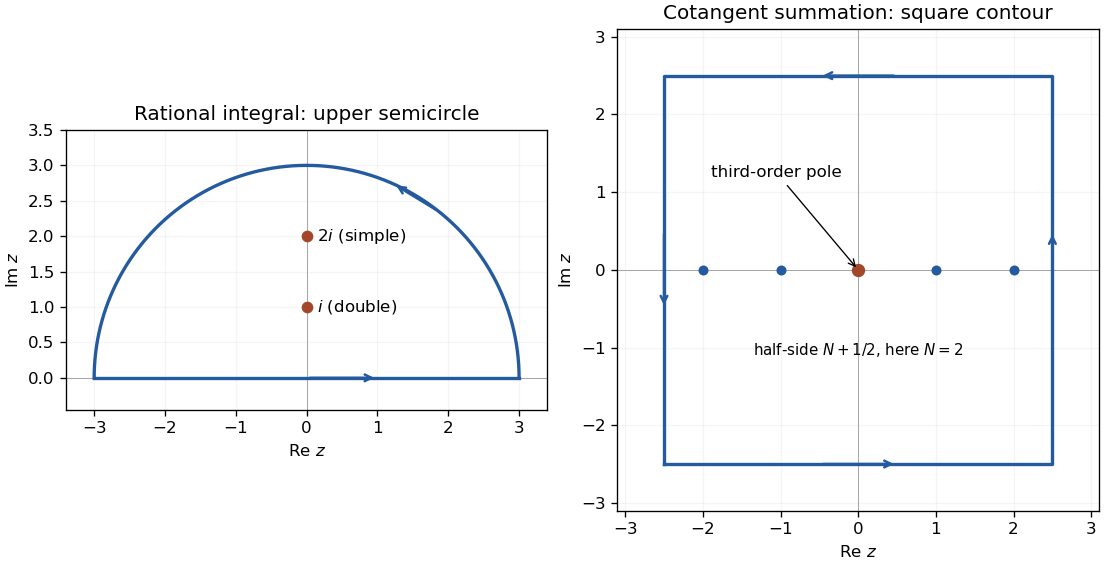

Source code (Python):
"""Original counterclockwise contours and enclosed poles for two residue calculations."""
from pathlib import Path
import matplotlib
matplotlib.use("Agg")
import matplotlib.pyplot as plt
import numpy as np

fig,(semi,square)=plt.subplots(1,2,figsize=(9.2,4.7),layout="constrained")
angle=np.linspace(0,np.pi,400)
semi.plot(3*np.cos(angle),3*np.sin(angle),color="#245b9f",lw=2)
semi.plot([-3,3],[0,0],color="#245b9f",lw=2)
semi.annotate("",xy=(1,0),xytext=(0,0),arrowprops={"arrowstyle":"->","lw":1.5,"color":"#245b9f"})
semi.annotate("",xy=(3*np.cos(1.15),3*np.sin(1.15)),
              xytext=(3*np.cos(.9),3*np.sin(.9)),
              arrowprops={"arrowstyle":"->","lw":1.5,"color":"#245b9f"})
semi.plot([0,0],[1,2],"o",color="#a3472a",ms=6)
semi.text(.15,1,r"$i$ (double)",fontsize=10,va="center")
semi.text(.15,2,r"$2i$ (simple)",fontsize=10,va="center")
semi.set(aspect="equal",xlim=(-3.4,3.4),ylim=(-.45,3.5),xlabel=r"Re $z$",ylabel=r"Im $z$",
         title="Rational integral: upper semicircle")
R=2.5
square.plot([-R,R,R,-R,-R],[-R,-R,R,R,-R],color="#245b9f",lw=2)
for start,end in [((-.5,-R),(.5,-R)),((R,-.5),(R,.5)),((.5,R),(-.5,R)),((-R,.5),(-R,-.5))]:
    square.annotate("",xy=end,xytext=start,arrowprops={"arrowstyle":"->","lw":1.5,"color":"#245b9f"})
square.plot([-2,-1,1,2],[0,0,0,0],"o",color="#245b9f",ms=5)
square.plot(0,0,"o",color="#a3472a",ms=7)
square.annotate("third-order pole",xy=(0,0),xytext=(-1.9,1.2),
                arrowprops={"arrowstyle":"->","lw":.8},fontsize=10)
square.text(0,-1.1,r"half-side $N+1/2$, here $N=2$",ha="center",fontsize=9)
square.set(aspect="equal",xlim=(-3.1,3.1),ylim=(-3.1,3.1),xlabel=r"Re $z$",ylabel=r"Im $z$",
           title="Cotangent summation: square contour")
for ax in [semi,square]:
    ax.axvline(0,color=".65",lw=.6,zorder=0)
    ax.axhline(0,color=".65",lw=.6,zorder=0)
    ax.grid(alpha=.12)
fig.savefig(Path(__file__).with_suffix(".png").name,dpi=120,facecolor="white")
